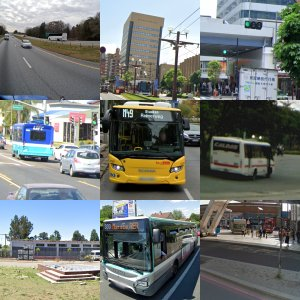
#> input picture examples/bus.jpg, 300 x 300 px
$ python decaptcha.py examples/bus.jpg --target examples/car.jpg
#> lines starting #> are read from the running program, lines starting #| are printed output that depends on the picture
import sys
import base64
import logging
import requests
import argparse
import tempfile
from PIL import Image, ImageFilter

def parse_arguments():
    parser = argparse.ArgumentParser(description="DeCAPTCHA")
    parser.add_argument("image_path", help="path to the image file")
    parser.add_argument("--target", help="classification target", required=True)
    parser.add_argument("--preview", type=bool, default=False, help="show preview of the solution")
    parser.add_argument("--blur_radius", type=int, default=2, help="radius for Gaussian blur")
    parser.add_argument("--server_url", default="http://localhost:8080/completion", help="llava server url")
    parser.add_argument("--log_level", default="INFO", help="logging level", choices=["DEBUG", "INFO", "WARNING", "ERROR", "CRITICAL"])
    parser.add_argument("--prompt", default="Respond with 1 if image has a {target}, else 0.", help="classification prompt for llava")
    return parser.parse_args()

def load_and_preprocess_image(image_path, blur_radius):
    try:
        image = Image.open(image_path)
    except FileNotFoundError:
        logging.error("File not found: %s", image_path)
        sys.exit(1)
    except IOError:
        logging.error("Error opening the file: %s", image_path)
        sys.exit(1)

    if image.width != image.height:
        logging.error("Image is not a square")
        sys.exit(1)

    return image.filter(ImageFilter.GaussianBlur(radius=blur_radius))

def split_image(image):
    """
    Split the image into 9 squares
    """
    square_size = image.width // 3
    return [image.crop((j * square_size, i * square_size, (j + 1) * square_size, (i + 1) * square_size))
            for i in range(3) for j in range(3)]

def process_squares(squares, server_url, prompt):
    select = []
    for i, square in enumerate(squares):
        tmp_file = tempfile.NamedTemporaryFile(suffix=".jpg")
        square.save(tmp_file.name)
        with open(tmp_file.name, "rb") as f:
            square_base64 = base64.b64encode(f.read()).decode("utf-8")
        tmp_file.close()
        response = requests.post(server_url, headers={
            "Content-Type": "application/json",
            "Accept": "application/json"
        }, data="{\"stream\":false,\"n_predict\":400,\"temperature\":0.1,\"stop\":[\"</s>\",\"Llama:\",\"User:\"],\"repeat_last_n\":256,\"repeat_penalty\":1.18,\"top_k\":40,\"top_p\":0.5,\"min_p\":0.05,\"tfs_z\":1,\"typical_p\":1,\"presence_penalty\":0,\"frequency_penalty\":0,\"mirostat\":0,\"mirostat_tau\":5,\"mirostat_eta\":0.1,\"grammar\":\"\",\"n_probs\":0,\"image_data\":[{\"data\":\""+square_base64+"\",\"id\":10}],\"cache_prompt\":true,\"slot_id\":-1,\"prompt\":\"USER:[img-10]\\nUSER:"+prompt+"\\nASSISTANT:\"}")

        if response.status_code != 200:
            logging.warning("Failed to get response for square %d", i)
            continue

        try:
            jsonData = response.json()
        except ValueError:
            logging.error("Invalid JSON response for square %d", i)
            continue

        description = jsonData.get("content", "")
        logging.info("Square %d: %s", i, description)

        if "1" in description:
            logging.info("Found match in square %d", i)
            select.append(i)

    return select

def main():
    args = parse_arguments()
    logging.basicConfig(level=getattr(logging, args.log_level.upper()), format="[%(levelname)s] %(message)s")

    # replace {target} with the target words
    args.prompt = args.prompt.replace("{target}", args.target)

    image = load_and_preprocess_image(args.image_path, args.blur_radius)
#> in load_and_preprocess_image, image is the input picture: PIL image 300x300 RGB; mean R, G, B 115.9, 120.6, 117.6
#> in load_and_preprocess_image, `return image.filter(ImageFilter.GaussianBlur(radius=blur_radius))`:
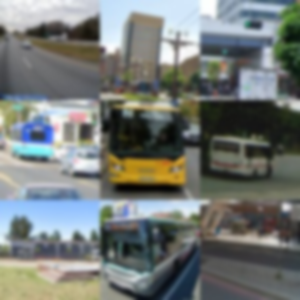
#> returned value: PIL image 300x300 RGB; mean R, G, B 115.9, 120.6, 117.6
    squares = split_image(image)
#> squares = 9 items
    selected_squares = process_squares(squares, args.server_url, args.prompt)
#> the loop in process_squares, `for i, square in enumerate(squares):` made 1 pass
#> pass 1, in process_squares, `square.save(tmp_file.name)`:
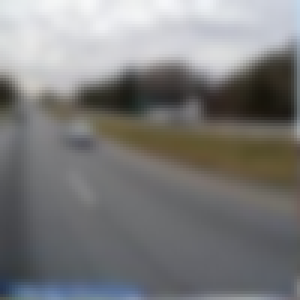
#> saved as tmpgv9ypjpz.jpg: PIL image 100x100 RGB (shown 3 times larger); mean R, G, B 124, 123.8, 123.4
#> after the loop in process_squares, `for i, square in enumerate(squares):`: select = []

    # if no squares are selected, exit
    if not selected_squares:
        logging.error("Failed to solve the CAPTCHA")
        sys.exit(1)

    if len(selected_squares) < 3:
        logging.warning("Less than 3 squares selected")
    if len(selected_squares) > 4:
        logging.warning("More than 4 squares selected")

    if args.preview:
        image = Image.open(args.image_path)
        width, _ = image.size
        square_size = width // 3
        for i in range(9):
            if i not in selected_squares:
                # add dark overlay
                x = (i % 3) * square_size
                y = (i // 3) * square_size
                for j in range(square_size):
                    for k in range(square_size):
                        r, g, b = image.getpixel((x + j, y + k))
                        image.putpixel((x + j, y + k), (r // 2, g // 2, b // 2))
            else:
                # add red border
                x = (i % 3) * square_size
                y = (i // 3) * square_size
                for j in range(square_size):
                    image.putpixel((x + j, y), (255, 0, 0))
                    image.putpixel((x + j, y + square_size - 1), (255, 0, 0))
                    image.putpixel((x, y + j), (255, 0, 0))
                    image.putpixel((x + square_size - 1, y + j), (255, 0, 0))
        image.show()

    print(",".join(map(str, selected_squares)))

if __name__ == "__main__":
    main()
#> (the call stopped at in process_squares, `response = requests.post(server_url, headers={ "Content-Type": "applic..`: requests is not available in this run)

$ run again, on examples/fire-hydrant.jpg
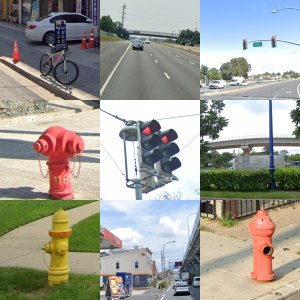
#> input picture examples/fire-hydrant.jpg, 300 x 300 px
#> in load_and_preprocess_image, image is the input picture: PIL image 300x300 RGB; mean R, G, B 158.9, 157.8, 150.2
#> in load_and_preprocess_image, `return image.filter(ImageFilter.GaussianBlur(radius=blur_radius))`:
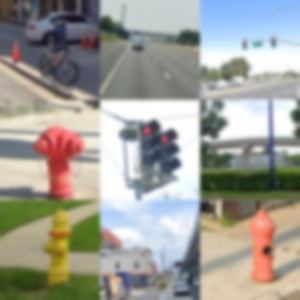
#> returned value: PIL image 300x300 RGB; mean R, G, B 158.9, 157.8, 150.3
#> squares = 9 items
#> the loop in process_squares, `for i, square in enumerate(squares):` made 1 pass
#> pass 1, in process_squares, `square.save(tmp_file.name)`:
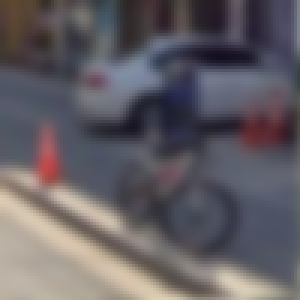
#> saved as tmp_t3wy6qt.jpg: PIL image 100x100 RGB (shown 3 times larger); mean R, G, B 99.5, 94.5, 100
#> after the loop in process_squares, `for i, square in enumerate(squares):`: select = []

$ run again, on examples/noisy-car.jpg
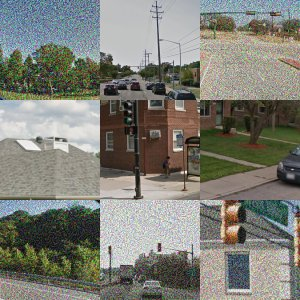
#> input picture examples/noisy-car.jpg, 300 x 300 px
#> in load_and_preprocess_image, image is the input picture: PIL image 300x300 RGB; mean R, G, B 126.1, 126.4, 118
#> in load_and_preprocess_image, `return image.filter(ImageFilter.GaussianBlur(radius=blur_radius))`:
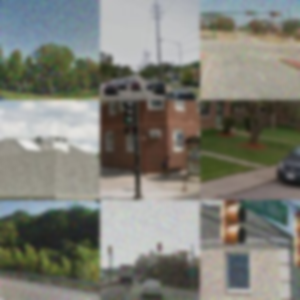
#> returned value: PIL image 300x300 RGB; mean R, G, B 126.1, 126.4, 118
#> squares = 9 items
#> the loop in process_squares, `for i, square in enumerate(squares):` made 1 pass
#> pass 1, in process_squares, `square.save(tmp_file.name)`:
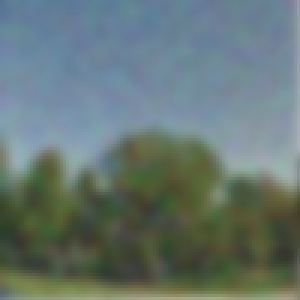
#> saved as tmpagy95uxy.jpg: PIL image 100x100 RGB (shown 3 times larger); mean R, G, B 102, 118.3, 115
#> after the loop in process_squares, `for i, square in enumerate(squares):`: select = []

$ run again, on examples/traffic-light.jpg
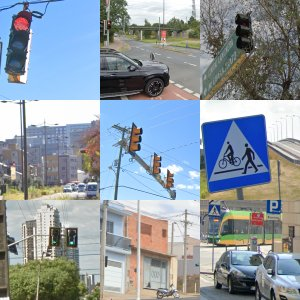
#> input picture examples/traffic-light.jpg, 300 x 300 px
#> in load_and_preprocess_image, image is the input picture: PIL image 300x300 RGB; mean R, G, B 140.7, 151.7, 160.8
#> in load_and_preprocess_image, `return image.filter(ImageFilter.GaussianBlur(radius=blur_radius))`:
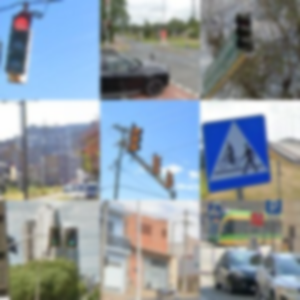
#> returned value: PIL image 300x300 RGB; mean R, G, B 140.7, 151.6, 160.8
#> squares = 9 items
#> the loop in process_squares, `for i, square in enumerate(squares):` made 1 pass
#> pass 1, in process_squares, `square.save(tmp_file.name)`:
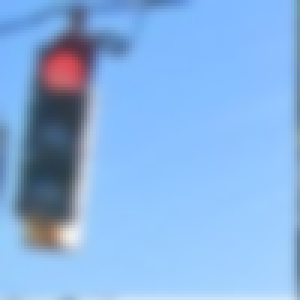
#> saved as tmpqyrxv6wb.jpg: PIL image 100x100 RGB (shown 3 times larger); mean R, G, B 135.5, 178.3, 226.7
#> after the loop in process_squares, `for i, square in enumerate(squares):`: select = []
